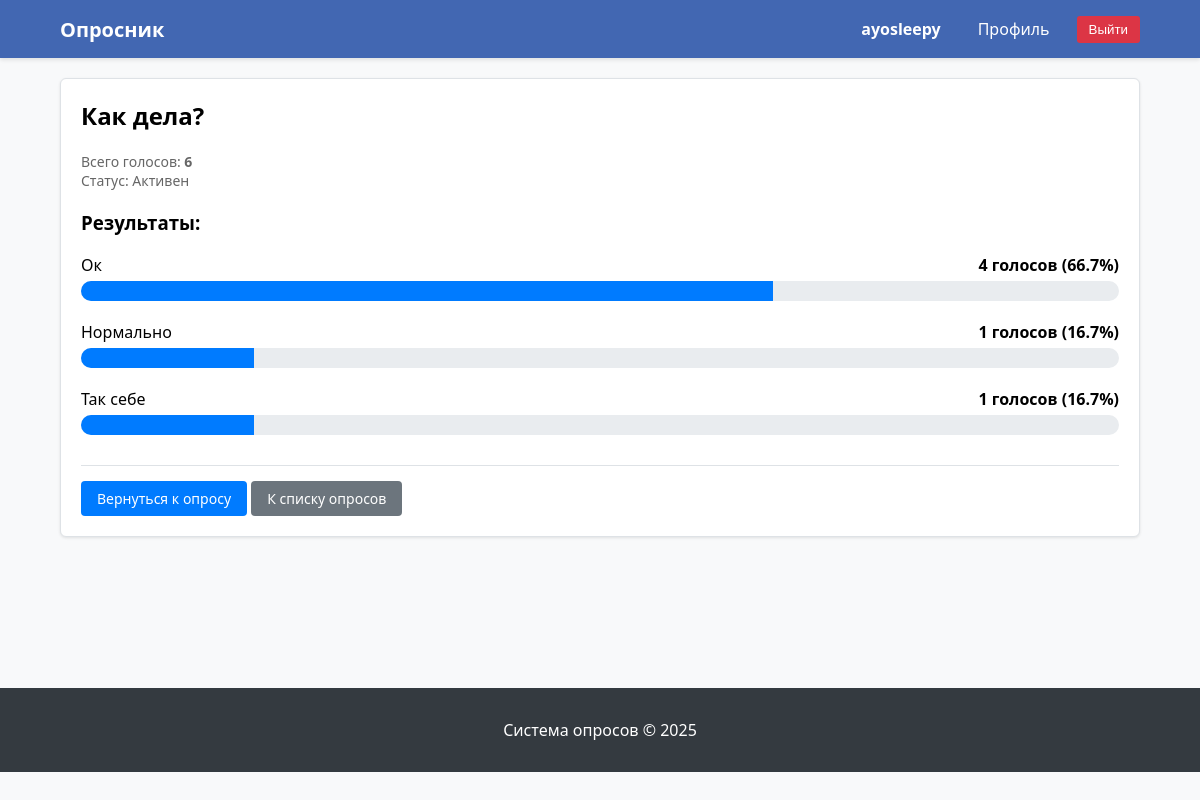
The app's page /polls/8/results/ (signed in) with its own data.
### polls/models.py (models this page shows, shortened)
class Question(models.Model):
    question_text = models.CharField(max_length=200, verbose_name='текст вопроса')
    pub_date = models.DateTimeField('дата публикации')
    description = models.TextField('полное описание', blank=True)
    short_description = models.CharField('краткое описание', max_length=300, blank=True)
    image = models.ImageField('изображение', upload_to='questions/', blank=True, null=True)
    author = models.ForeignKey(User, on_delete=models.SET_NULL, null=True, blank=True, verbose_name='автор')
    end_date = models.DateTimeField('окончание опроса', null=True, blank=True)
    def is_active(self):
        if self.end_date:
            return timezone.now() <= self.end_date
        return True  # Если end_date не указан, опрос всегда активен

class Choice(models.Model):
    question = models.ForeignKey(Question, on_delete=models.CASCADE, verbose_name='вопрос')
    choice_text = models.CharField(max_length=200, verbose_name='текст варианта')
    votes = models.IntegerField(default=0, verbose_name='голоса')
    voters = models.ManyToManyField(User, blank=True, related_name='votes', verbose_name='проголосовавшие')
    def get_percentage(self, total_votes):
        if total_votes > 0:
            return (self.votes / total_votes) * 100
        return 0

### polls/views.py (the view)
# urls.py: path('<int:question_id>/results/', views.results, name='results'),
def results(request, question_id):
    question = get_object_or_404(Question, pk=question_id)
    total_votes = sum(choice.votes for choice in question.choice_set.all())
    choices = []
    for choice in question.choice_set.all():
        percentage = choice.get_percentage(total_votes) if total_votes > 0 else 0
        choices.append({
            'choice': choice,
            'percentage': round(percentage, 1)
        })
    return render(request, 'polls/results.html', {
        'question': question,
        'choices': choices,
        'total_votes': total_votes,
    })

### polls/templates/polls/results.html
{% extends 'polls/base.html' %}
{% block content %}
<div class="card">
    <h2 style="margin-top: 0;">{{ question.question_text }}</h2>
    <div style="font-size: 14px; color: #666; margin-bottom: 20px;">
        <div>Всего голосов: <strong>{{ total_votes }}</strong></div>
        <div>Статус: {% if question.is_active %}Активен{% else %}Завершен{% endif %}</div>
    </div>
    <h3>Результаты:</h3>
    {% for choice_data in choices %}
        <div style="margin-bottom: 20px;">
            <div style="display: flex; justify-content: space-between; margin-bottom: 5px;">
                <div>{{ choice_data.choice.choice_text }}</div>
                <div><strong>{{ choice_data.choice.votes }} голосов ({{ choice_data.percentage }}%)</strong></div>
            </div>
            <div style="background: #e9ecef; height: 20px; border-radius: 10px; overflow: hidden;">
                <div style="background: #007bff; height: 100%; width: {{ choice_data.percentage }}%;"></div>
            </div>
        </div>
    {% endfor %}
    <div style="margin-top: 30px; padding-top: 15px; border-top: 1px solid #dee2e6;">
        <a href="{% url 'polls:detail' question.id %}" class="btn">Вернуться к опросу</a>
        <a href="{% url 'polls:index' %}" class="btn btn-secondary">К списку опросов</a>
    </div>
</div>
{% endblock %}

### polls/templates/polls/base.html (shortened to what this page needs)
<!DOCTYPE html>
<html>
<head>
</head>
<body>
    <div class="top-menu">
        <div class="container">
            <div class="menu-content">
                <a href="/" class="site-title">Опросник</a>
                <div class="menu-links">
                    {% if user.is_authenticated %}
                        <span class="username">{{ user.username }}</span>
                        <a href="{% url 'polls:profile' %}">Профиль</a>
                        <form class="logout-form" action="{% url 'polls:logout' %}" method="post">
                            <button type="submit" class="logout-btn">Выйти</button>
                        </form>
                    {% else %}
                        <a href="{% url 'polls:register' %}">Регистрация</a>
                        <a href="{% url 'polls:login' %}">Войти</a>
                    {% endif %}
                </div>
            </div>
        </div>
    </div>
    <div class="container main-content">
        {% block content %}{% endblock %}
    </div>
    <div class="footer">
        <div class="container">
            <p>Система опросов &copy; {% now "Y" %}</p>
        </div>
    </div>
</body>
</html>

### polls/templates/polls/base.html (style rules this page uses)
body { font-family: Segoe UI, Arial, sans-serif; margin: 0; background: #f8f9fa; }
.top-menu { background: #4267B2; padding: 12px 0; box-shadow: 0 2px 4px rgba(0,0,0,0.1); }
.container { width: 90%; max-width: 1200px; margin: 0 auto; }
.menu-content { display: flex; justify-content: space-between; align-items: center; }
.site-title { color: white; font-size: 20px; font-weight: bold; text-decoration: none; }
.menu-links { display: flex; gap: 15px; align-items: center; }
.menu-links a { color: white; text-decoration: none; padding: 6px 12px; border-radius: 3px; }
.username { color: white; font-weight: bold; margin-right: 10px; }
.logout-form { display: inline; }
.logout-btn { background: #dc3545; color: white; border: none; padding: 6px 12px; border-radius: 3px; cursor: pointer; }
.main-content { padding: 20px 0; min-height: 70vh; }
.card { background: white; border-radius: 6px; padding: 20px; margin-bottom: 20px; box-shadow: 0 1px 3px rgba(0,0,0,0.1); border: 1px solid #dee2e6; }
.footer { background: #343a40; color: white; text-align: center; padding: 15px 0; margin-top: 30px; }
.btn { display: inline-block; padding: 8px 16px; background: #007bff; color: white; border: none; border-radius: 4px; text-decoration: none; cursor: pointer; font-size: 14px; }
.btn-secondary { background: #6c757d; }

### records on screen
Question: question_text "Как дела?"
Choice: choice.choice_text "Ок", choice.votes "4", percentage "66.7"
Choice: choice.choice_text "Нормально", choice.votes "1", percentage "16.7"
Choice: choice.choice_text "Так себе", choice.votes "1", percentage "16.7"

### other values on screen
{{ user.username }} "ayosleepy"
{{ total_votes }} "6"
